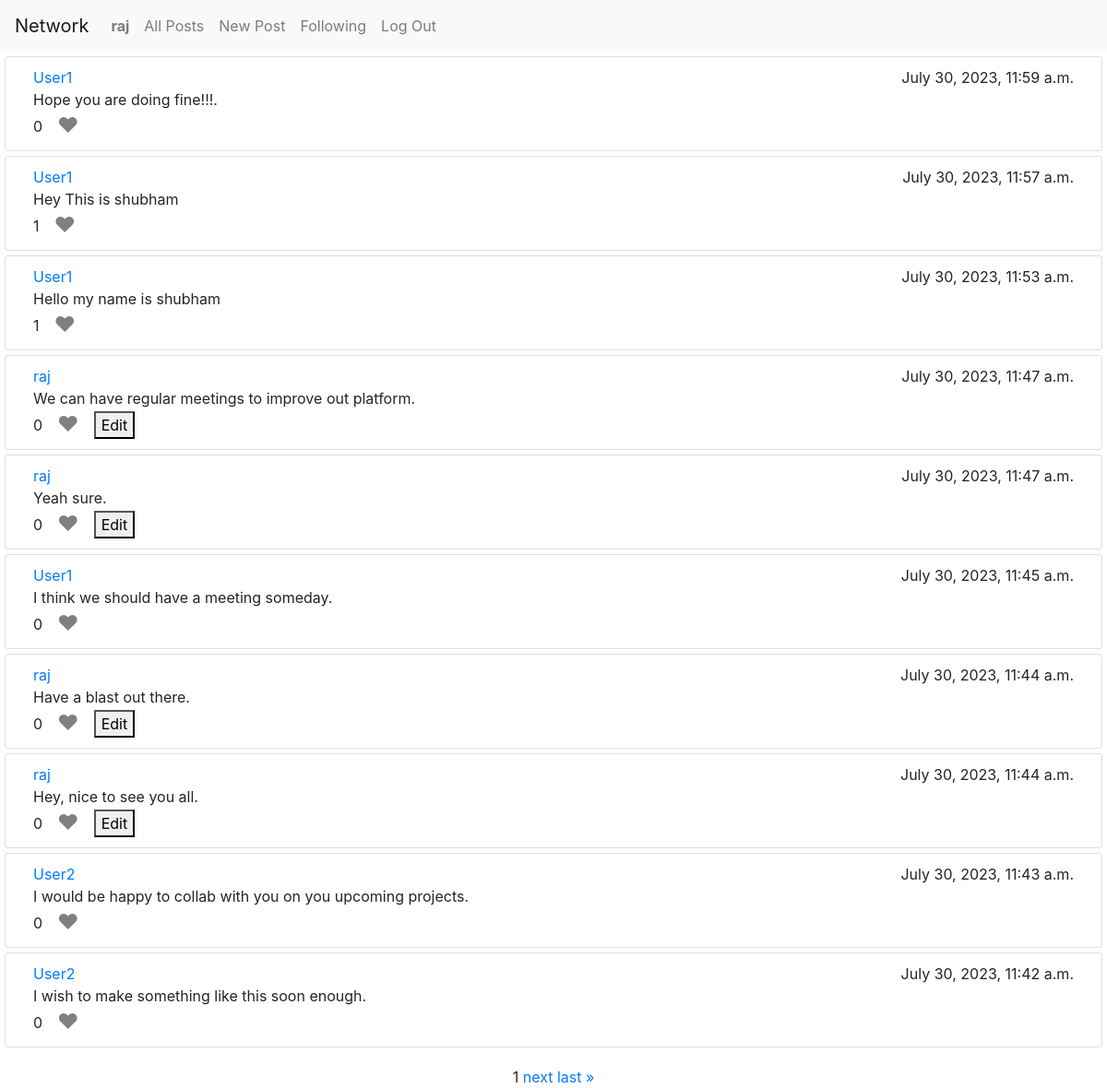
/ (signed in), run on the app's committed database.
### network/models.py (models this page shows, shortened)
class User(AbstractUser):
    followers = models.ManyToManyField('self', related_name="followersUser", symmetrical=False, null=True, blank=True)
    following = models.ManyToManyField('self', related_name="followingUser", symmetrical=False, null=True, blank=True)

class Post(models.Model):
    user = models.ForeignKey(User, on_delete=models.CASCADE)
    post = models.TextField()
    time = models.DateTimeField(auto_now=True)
    likes = models.ManyToManyField(User, related_name='likepost')

### network/views.py (the view)
# urls.py: path("", views.index, name="index"),
def index(request):
    if request.user.is_authenticated:
        post_list = Post.objects.all().order_by('-time')
        paginator = Paginator(post_list, 10)  # Set the number of posts per page
        page_number = request.GET.get('page')
        posts = paginator.get_page(page_number)
        return render(request, "network/index.html", {"posts": posts})
    return HttpResponseRedirect('login')

### network/templates/network/index.html (shortened to what this page needs)
{% extends "network/layout.html" %}
{% block body %}
    {% for post in posts %}
    <div class="card" style="margin: 5px; box-sizing: border-box; padding: 10px 30px;">
        <div class="cardInner" style="display: flex; flex-direction: column;">
            <div style="display: flex; justify-content: space-between;">
                <a href="{% url 'profile' post.user %}">{{post.user}}</a>
                <div>{{post.time}}</div>
            </div>
            <div id="post-content-{{ post.id }}">{{post.post}}</div>
            <div style="display: flex; align-items: center;">
                <div id="post-content-like-count-{{ post.id }}">{{post.likes.count}}</div>
                {% if request.user in post.likes.all %}
                    <button class="like-button" id="post-content-like-button-{{ post.id }}" data-post-id="{{ post.id }}"  style="color: red;">&hearts;</button>
                {% else %}
                    <button class="like-button" id="post-content-like-button-{{ post.id }}" data-post-id="{{ post.id }}"  style="color: grey;" >&hearts;</button>
                {% endif %}
                {% if post.user == request.user %}
                    <button class="edit-button" id="post-content-edit-button-{{ post.id }}" data-post-id="{{ post.id }}">Edit</button>
                {% endif %}
            </div>
        </div>
    </div>
    {% endfor %}
        {% if user.is_authenticated %}
        <div class="pagination" >
            <span class="step-links">
                <span class="current-page">{{ posts.number }}</span>
                {% if posts.has_next %}
                    <a href="?page={{ posts.next_page_number }}">next</a>
                    <a href="?page={{ posts.paginator.num_pages }}">last &raquo;</a>
                {% endif %}
            </span>
        </div>
        {% endif %}
{% endblock %}

### network/templates/network/layout.html (shortened to what this page needs)
{% load static %}
<!DOCTYPE html>
<html lang="en">
    <head>
        <link rel="stylesheet" href="https://stackpath.bootstrapcdn.com/bootstrap/4.4.1/css/bootstrap.min.css">
        <link href="{% static 'network/styles.css' %}" rel="stylesheet">
    </head>
    <body style="height: 100vh;">
        <nav class="navbar navbar-expand-lg navbar-light bg-light">
            <a class="navbar-brand" href="">Network</a>
            <div>
              <ul class="navbar-nav mr-auto">
                {% if user.is_authenticated %}
                    <li class="nav-item">
                        <a class="nav-link" href="{% url 'profile' user.username %}"><strong>{{ user.username }}</strong></a>
                    </li>
                    <li class="nav-item">
                    <a class="nav-link" href="{% url 'index' %}">All Posts</a>
                    </li>
                    <li class="nav-item">
                        <a class="nav-link" href="{% url 'newpost' %}">New Post</a>
                    </li>
                    <li class="nav-item">
                        <a class="nav-link" href="{% url 'following' %}">Following</a>
                    </li>
                    <li class="nav-item">
                        <a class="nav-link" href="{% url 'logout' %}">Log Out</a>
                    </li>
                {% endif %}
              </ul>
            </div>
        </nav>
        <div class="body">
            {% block body %}
            {% endblock %}
        </div>
    </body>
</html>

### network/static/network/styles.css (style rules this page uses)
.like-button { color: grey; font-size: 23px; height: 23px; margin: 5px 10px; display: flex; align-items: center; background: none; border: none; }
.pagination { position: relative; display: flex; justify-content: center; margin: 20px; }

### data on the page
User: username "raj"
Post: user "User1", time "July 30, 2023, 11:59 a.m.", post "Hope you are doing fine!!!.", likes.count "0"
Post: user "User1", time "July 30, 2023, 11:57 a.m.", post "Hey This is shubham", likes.count "1"
Post: user "User1", time "July 30, 2023, 11:53 a.m.", post "Hello my name is shubham", likes.count "1"
Post: user "raj", time "July 30, 2023, 11:47 a.m.", post "We can have regular meetings to improve out platform.", likes.count "0"
Post: user "raj", time "July 30, 2023, 11:47 a.m.", post "Yeah sure.", likes.count "0"
Post: user "User1", time "July 30, 2023, 11:45 a.m.", post "I think we should have a meeting someday.", likes.count "0"
Post: user "raj", time "July 30, 2023, 11:44 a.m.", post "Have a blast out there.", likes.count "0"
Post: user "raj", time "July 30, 2023, 11:44 a.m.", post "Hey, nice to see you all.", likes.count "0"
Post: user "User2", time "July 30, 2023, 11:43 a.m.", post "I would be happy to collab with you on you upcoming projects.", likes.count "0"
Post: user "User2", time "July 30, 2023, 11:42 a.m.", post "I wish to make something like this soon enough.", likes.count "0"

### other printed values
{{ posts.number }} "1"
